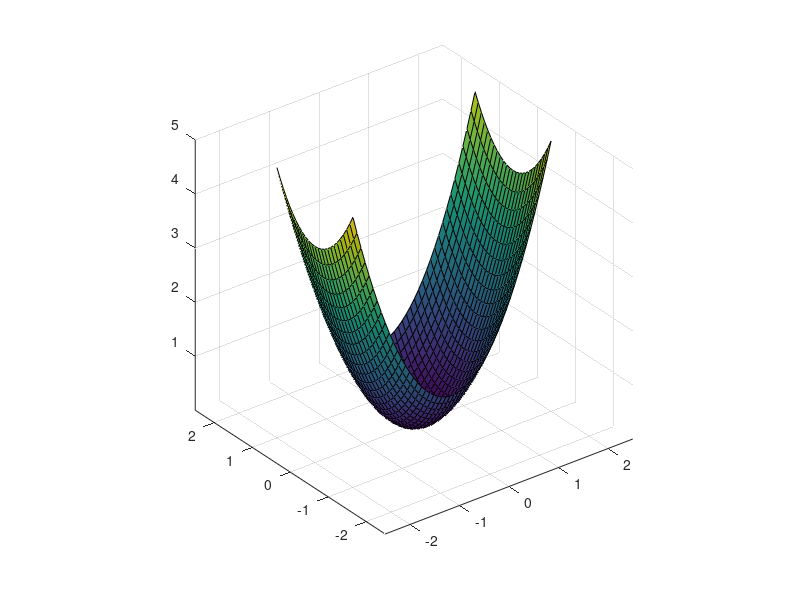

Write the MATLAB code that produced this figure. (Note: this script raises an error after producing the figure.)
xa = linspace(-2,2,50);
ya = linspace(-1,1,25);

[Y, X]=meshgrid(ya, xa);

D = X.^2 +Y.^2;
% pcolor(xa, ya, D');
surf(xa, ya, D');
% shading interp;
shading faceted;
% shading flat;
axis equal tight;

camlight; lighting phong;
view(25, 45)